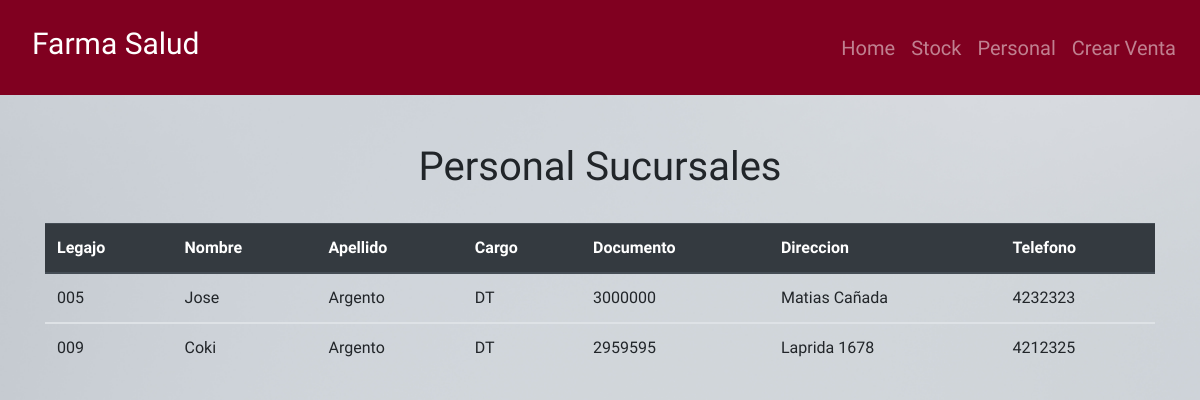
/personal/, run on an earlier commit of the app's database.
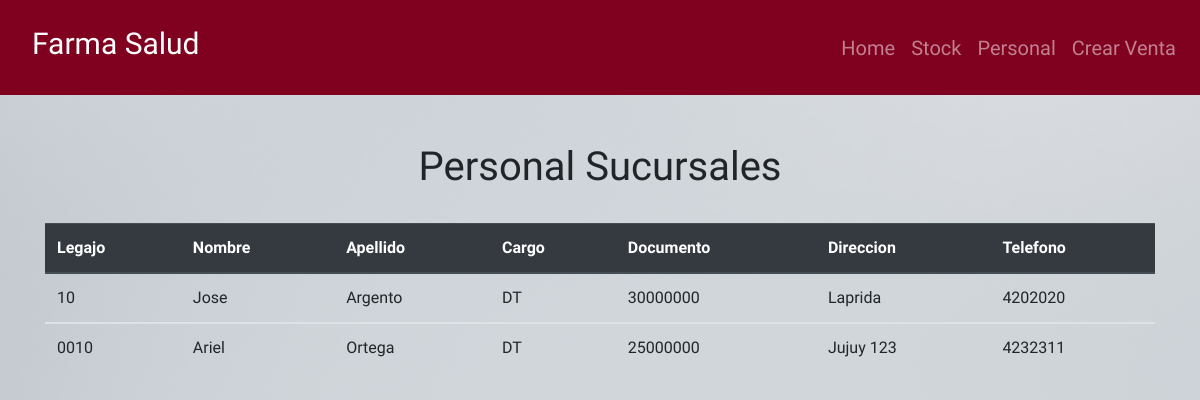
And on a later commit of the database.
### app/models.py (models this page shows, shortened)
class Personal(models.Model):
    documento = models.CharField(
        max_length=20, blank=True, null=True, default=0)
    nombre = models.CharField(max_length=20, blank=True, null=True)
    apellido = models.CharField(max_length=20, blank=True, null=True)
    direccion = models.CharField(max_length=30, blank=True, null=True)
    telefono = models.CharField(max_length=20, blank=True, null=True)
    legajo = models.CharField(max_length=10, blank=True, null=True)
    class Meta:
        abstract = True

class PersonalSucursal(Personal):
    CARGO = (('Dir', 'Director'), ('CE', 'Comite Ejecutivo'),
             ('DT', 'Directores Técnicos'), ('Aux', 'Auxiliares'))
    cargo = models.CharField(
        max_length=20, choices=CARGO, blank=True, null=True)
    farmacia = models.ForeignKey(
        Farmacia, on_delete=models.SET_NULL, blank=True, null=True)

### app/views.py (the view)
# urls.py: path('personal/', views.personal, name='personal'),
def personal(request):
    personal_suc = PersonalSucursal.objects.filter(cargo='DT')
    context = {
        'personal_suc': personal_suc,
    }
    return render(request, 'app/personal.html', context)

### templates/app/personal.html
{% extends 'app/base.html'%} {% block content%}
<br></br>
<div class = "container">
  <h1 class= "text-center">Personal Sucursales</h1>
  <br>
  <table class="table">
    <thead class="thead-dark">
      <tr>
        <th scope="col">Legajo</th>
        <th scope="col">Nombre</th>
        <th scope="col">Apellido</th>
        <th scope="col">Cargo</th>
        <th scope="col">Documento</th>
        <th scope="col">Direccion</th>
        <th scope="col">Telefono</th>
      </tr>
    </thead>
    {% for p in personal_suc%}
    <tbody>
      <tr>
        <td>{{p.legajo}}</td>
        <td>{{p.nombre}}</td>
        <td>{{p.apellido}}</td>
        <td>{{p.cargo}}</td>
        <td>{{p.documento}}</td>
        <td>{{p.direccion}}</td>
        <td>{{p.telefono}}</td>
      </tr>
    </tbody>
    {% endfor %}
  </table>
</div>
{% endblock%}

What changed in the data, as far as the page shows it:
removed PersonalSucursal: legajo "005", nombre "Jose", apellido "Argento", cargo "DT", documento "3000000", direccion "Matias Cañada", telefono "4232323"
removed PersonalSucursal: legajo "009", nombre "Coki", apellido "Argento", cargo "DT", documento "2959595", direccion "Laprida 1678", telefono "4212325"
added PersonalSucursal: legajo "10", nombre "Jose", apellido "Argento", cargo "DT", documento "30000000", direccion "Laprida", telefono "4202020"
added PersonalSucursal: legajo "0010", nombre "Ariel", apellido "Ortega", cargo "DT", documento "25000000", direccion "Jujuy 123", telefono "4232311"
